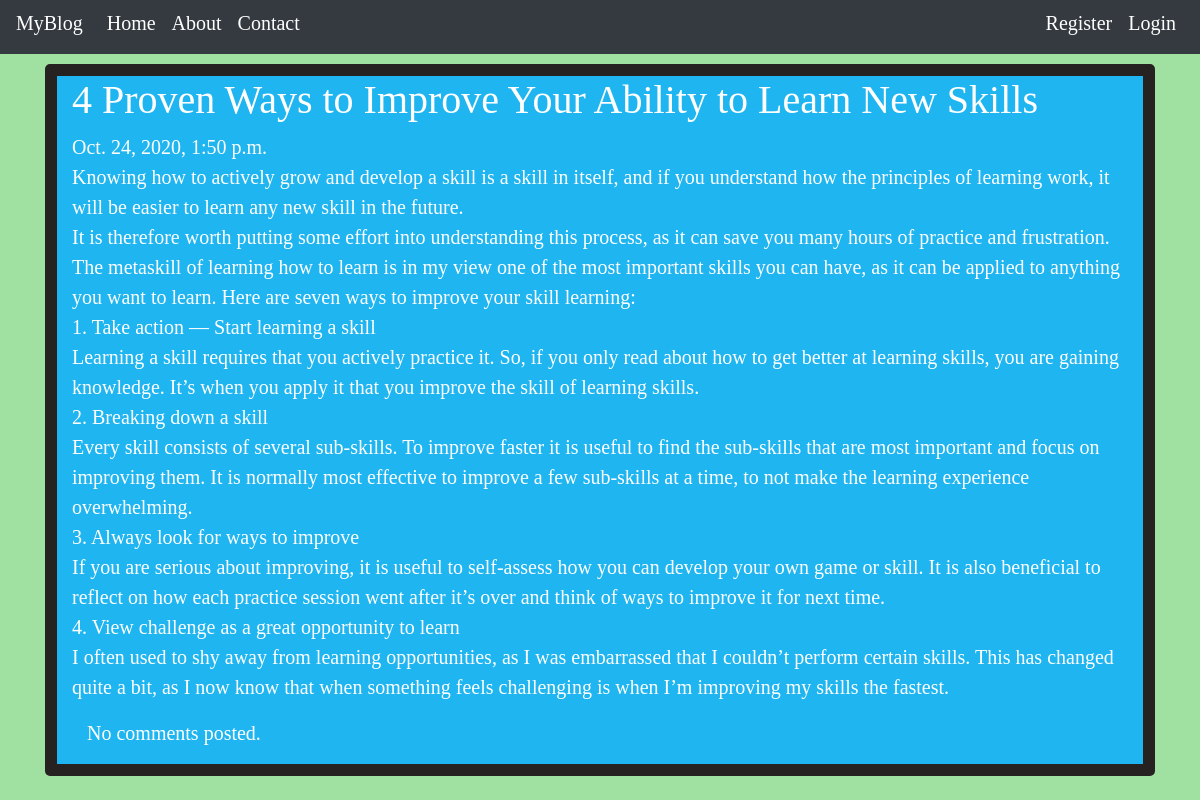
The page /post/58 on the database its author committed.
### blog/models.py (models this page shows, shortened)
class Post(models.Model):
    author = models.ForeignKey('auth.User',on_delete=models.SET_NULL, null=True)
    title = models.CharField(max_length=100)
    text = models.TextField()
    create_date = models.DateTimeField(default = timezone.now)
    publish_date = models.DateTimeField(null = True,blank = True)

### blog/views.py (the view)
# urls.py: url(r'^post/(?P<pk>\d+)$', views.PostDetailView.as_view(), name='post_detail'),
class PostDetailView(DetailView):
    model = Post

### templates/blog/post_detail.html (shortened to what this page needs)
{% extends 'blog/base.html' %}
{% block content %}
<div id = "post_details" class="container">
    <h1 class='posttitle loader'>{{ post.title }}</h1>
        {% if post.publish_date %}
            <div class="date postdate">{{ post.publish_date }}</div>
        {% else %}
            <a class="btn btn-secondary" href="{% url 'post_publish' pk=post.pk %}">Publish</a>
        {% endif %}
      <p class='postcontent' >{{ post.text|safe|linebreaksbr }}</p>
  <div class="container">
  {% for comment in post.comments.all %}
  <br>
      {% if user.is_authenticated or comment.approved_comment %}
              {{ comment.created_date }}
              {% if not comment.approved_comment %}
                  <a class="btn btn-secondary "" href="{% url 'comment_approve' pk=comment.pk %}"><span class="glyphicon glyphicon-ok">post</span></a>
                  <a class="btn btn-secondary "" href="{% url 'comment_remove' pk=comment.pk %}"><span class="glyphicon glyphicon-remove">Delete</span></a>
              {% endif %}
          <p>{{ comment.text|safe|linebreaks }}</p>
          <p>Posted by: <strong>{{ comment.author }}</strong></p>
      {% endif %}
  {% empty %}
      <p>No comments posted.</p>
  {% endfor %}
</div>
</div>
{% endblock %}

### templates/blog/base.html (style rules this page uses)
body { background: #a0e0a0; font-family: 'Times New Roman', Times, serif; color: rgb(37, 34, 34); }

### rows shown on the page
Post: title "4 Proven Ways to Improve Your Ability to Learn New Skills", publish_date "Oct. 24, 2020, 1:50 p.m.", text "Knowing how to actively grow and develop a skill is a skill in itself, and if you understand how the principles of learning work, it will be easier to learn any new skill in the future. It is therefore worth putting some effort into understanding this process, as it can save you many hours of practice and frustration. The metaskill of learning how to learn is in my view one of the most important skills you can have, as it can be applied to anything you want to learn. Here are seven ways to improve your skill learning: 1. Take action — Start learning a skill Learning a skill requires that you actively practice it. So, if you only read about how to get better at learning skills, you are…"
